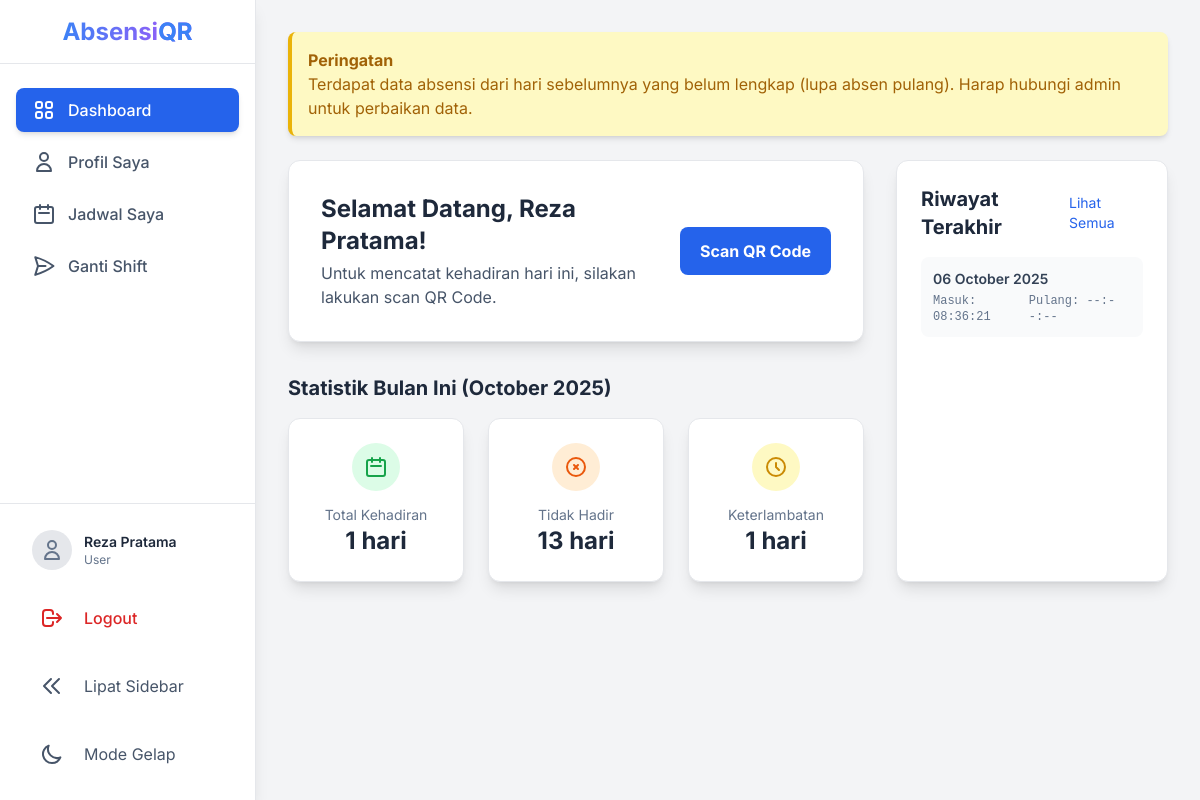
Before: /src/user/index.php (signed in) with the older database file.
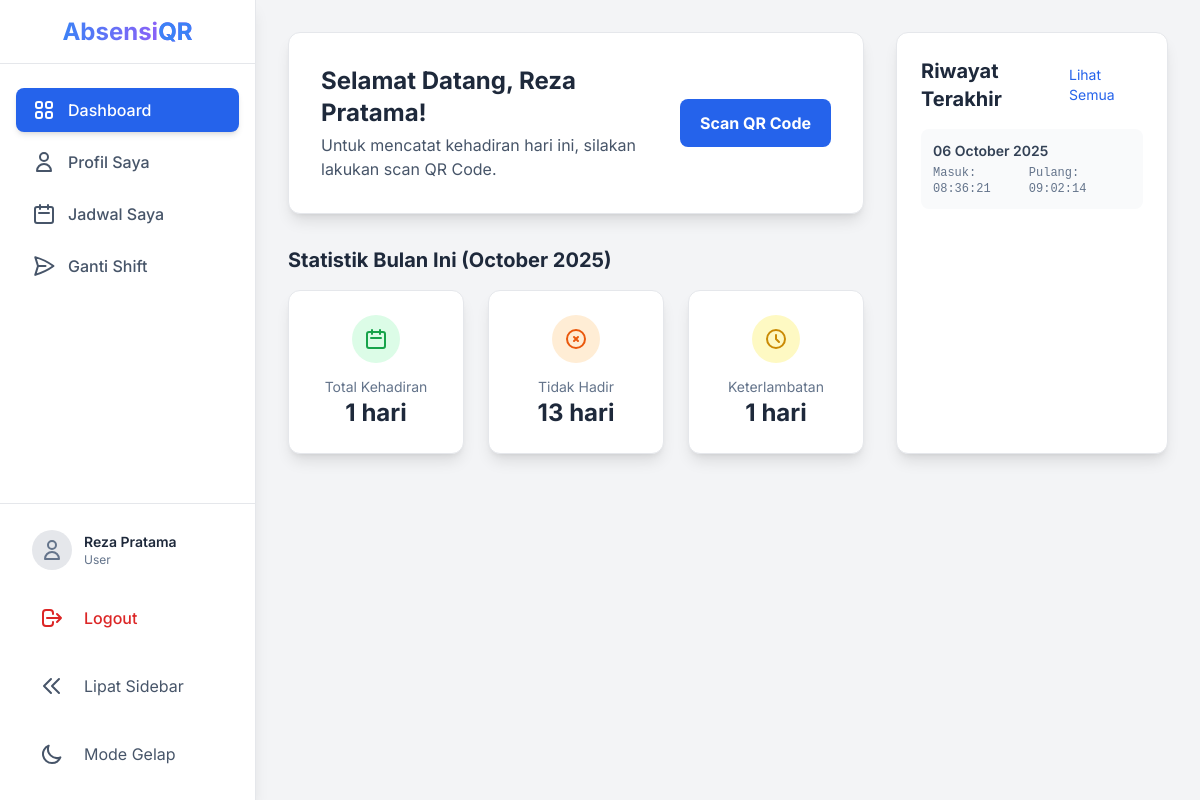
After: the same page with the newer database file.
### tables this page shows
CREATE TABLE `absensi` (
  `id` int(11) NOT NULL,
  `user_id` int(11) NOT NULL,
  `tanggal_absensi` date NOT NULL,
  `waktu_masuk` time DEFAULT NULL,
  `waktu_keluar` time DEFAULT NULL,
  `status_masuk` enum('Tepat Waktu','Terlambat') DEFAULT NULL,
  `status_keluar` enum('Selesai','Pulang Cepat','Lembur') DEFAULT NULL
);

### src/user/index.php (the view, shortened to what the changed rows need)
<?php
require_once __DIR__ . '/../layouts/header.php';
$user_id = $_SESSION['user_id'];
$today = date("Y-m-d");
$stmt_incomplete = $conn->prepare("SELECT COUNT(*) as total_tidak_lengkap FROM absensi WHERE user_id = ? AND waktu_keluar IS NULL AND tanggal_absensi < ?");
$stmt_incomplete->bind_param("is", $user_id, $today);
$stmt_incomplete->execute();
$incomplete_check = $stmt_incomplete->get_result()->fetch_assoc();
$absen_tidak_lengkap = $incomplete_check['total_tidak_lengkap'] > 0;
$stmt_history = $conn->prepare("SELECT tanggal_absensi, waktu_masuk, waktu_keluar FROM absensi WHERE user_id = ? ORDER BY tanggal_absensi DESC LIMIT 5");
$stmt_history->bind_param("i", $user_id);
$stmt_history->execute();
$history = $stmt_history->get_result();
?>
<div class="max-w-7xl mx-auto py-8 sm:px-6 lg:px-8">
    <?php if ($absen_tidak_lengkap): ?>
    <div class="mb-6 bg-yellow-100 border-l-4 border-yellow-500 text-yellow-700 p-4 rounded-lg shadow-md" role="alert">
        <p class="font-bold">Peringatan</p>
        <p>Terdapat data absensi dari hari sebelumnya yang belum lengkap (lupa absen pulang). Harap hubungi admin untuk perbaikan data.</p>
    </div>
    <?php endif; ?>
    <div class="grid grid-cols-1 lg:grid-cols-3 gap-8">
        <div class="lg:col-span-2 space-y-8">
            <div class="bg-white p-6 sm:p-8 rounded-xl shadow-lg border border-gray-200">
                <div class="flex flex-col sm:flex-row justify-between items-start sm:items-center">
                    <div>
                        <h1 class="text-2xl font-bold text-slate-800">Selamat Datang, <?php echo htmlspecialchars($_SESSION['nama_lengkap']); ?>!</h1>
                    </div>
                </div>
            </div>
            <div>
                <h2 class="text-xl font-bold text-slate-800 mb-4">Statistik Bulan Ini (<?php echo date('F Y'); ?>)</h2>
            </div>
        </div>
        <div class="lg:col-span-1">
            <div class="bg-white p-6 rounded-xl shadow-lg border border-gray-200 h-full">
                <div class="flex justify-between items-center mb-4">
                    <h2 class="text-xl font-bold text-slate-800">Riwayat Terakhir</h2>
                </div>
                <div class="space-y-3">
                    <?php if ($history->num_rows > 0):
                        while($row = $history->fetch_assoc()): ?>
                        <div class="p-3 rounded-lg <?php echo ($row['tanggal_absensi'] == $today) ? 'bg-blue-50 border border-blue-200' : 'bg-gray-50'; ?>">
                            <p class="font-semibold text-slate-700 text-sm"><?php echo date("d F Y", strtotime($row['tanggal_absensi'])); ?></p>
                            <div class="flex justify-between items-center mt-1 text-xs text-slate-500 font-mono">
                                <span>Masuk: <?php echo $row['waktu_masuk'] ? date("H:i:s", strtotime($row['waktu_masuk'])) : '--:--:--'; ?></span>
                                <span>Pulang: <?php echo $row['waktu_keluar'] ? date("H:i:s", strtotime($row['waktu_keluar'])) : '--:--:--'; ?></span>
                            </div>
                        </div>
                        <?php endwhile;
                    else:
                        echo "<p class='text-center text-gray-500 py-10'>Belum ada riwayat.</p>";
                    endif;
                    $history->close(); ?>
                </div>
            </div>
        </div>
    </div>
</div>
<?php require_once __DIR__ . '/../layouts/footer.php'; ?>

Changed rows visible on the page:
changed absensi: waktu_keluar (not shown) → "09:02:14"; no longer shows "--:--:--"
Other visible differences:
text no longer shown: "Peringatan Terdapat data absensi dari hari sebelumnya yang belum lengkap (lupa absen pulang). Harap hubungi admin untuk perbaikan data."
